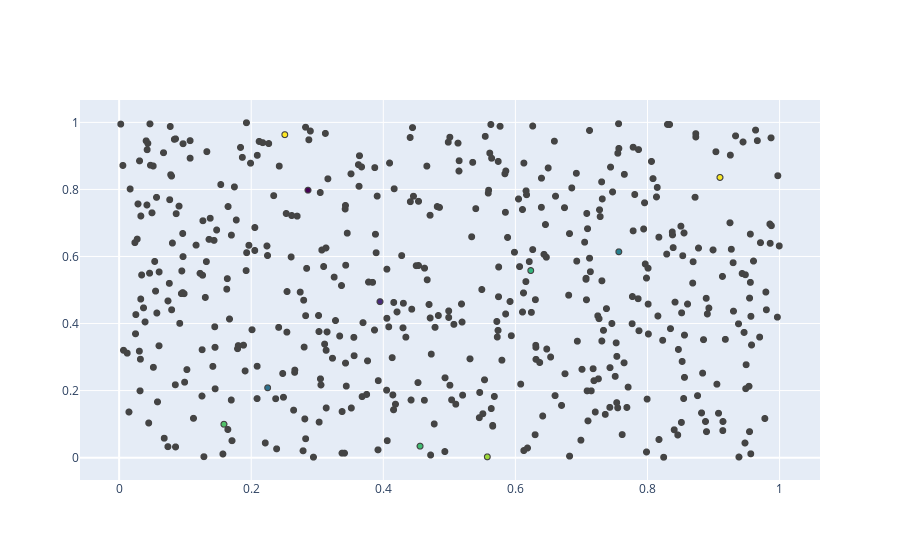

Notebook cell for this chart:
### Code cell
fig.show()

### Figure 1 — Plotly figure (JSON) as saved in the notebook; plotly's stock layout.template omitted (floating-point values rounded to 4 significant figures; data arrays with more than 128 entries replaced by an {"elided": "..."} marker saying what was removed)
{"data": [{"marker": {"color": [0.6967, 0.3928, 0.7256, 0.4506, 0.03523, 0.9949, 0.6592, 0.1515, 0.8516, 0.9857], "colorscale": [[0, "#440154"], [0.1111, "#482878"], [0.2222, "#3e4989"], [0.3333, "#31688e"], [0.4444, "#26828e"], [0.5556, "#1f9e89"], [0.6667, "#35b779"], [0.7778, "#6ece58"], [0.8889, "#b5de2b"], [1, "#fde725"]], "line": {"width": 1}}, "mode": "markers", "type": "scattergl", "x": {"elided": "500 float values"}, "y": {"elided": "500 float values"}}], "layout": {}}
